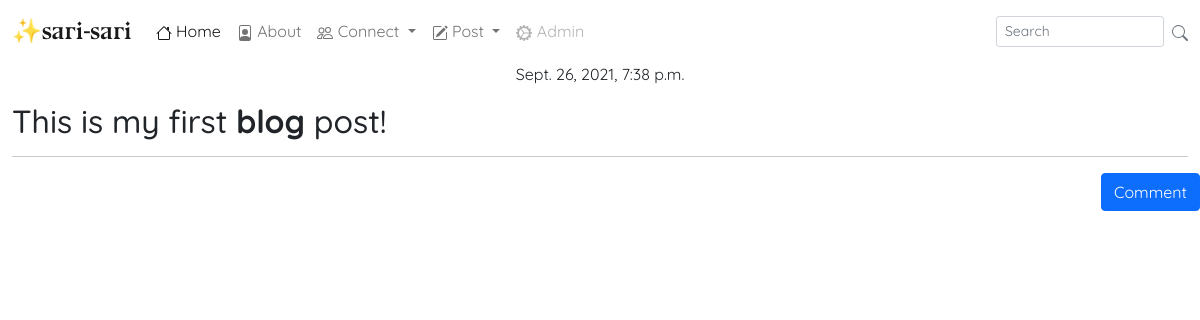
Page /post/7 on the committed database.
### blog/models.py (models this page shows, shortened)
class Post(models.Model):
    author = models.ForeignKey('auth.User',on_delete=models.CASCADE) # authorised user
    title = models.CharField(max_length=200)
    text = models.TextField()
    created_date = models.DateTimeField(default=timezone.now)
    published_date = models.DateTimeField(blank=True,null=True)

### blog/views.py (the view)
# urls.py: re_path(r'^post/(?P<pk>\d+)$',views.PostDetailView.as_view(),name='post_detail'),
class PostDetailView(DetailView):
    model = Post

### blog/templates/blog/post_detail.html (shortened to what this page needs)
{% extends 'blog/base.html' %}
{% block content %}
    {% if post.published_date %}
      <div class="date postdate">
        {{ post.published_date }}
      </div>
    {% else %}
      <a class="btn btn-success" href="{% url 'post_publish' pk=post.pk %}">Publish</a>
    {% endif %}
    <p class="postcontent">{{ post.text|safe|linebreaksbr}}</p>
    <hr>
    <a class="btn btn-primary btn-comment" href="{% url 'add_comment_to_post' pk=post.pk %}">Comment</a>
    <div class="container">
      {% for comment in post.comments.all %}
      <br>
        {% empty %}
        <p>No comments</p>
      {% endfor %}
    </div>
{% endblock %}

### blog/static/css/blog.css (style rules this page uses)
body { font-family: 'Quicksand', sans-serif; }
.postdate { text-align: center; }
.btn-comment { position: absolute; right: 0px; }
.loader { position:fixed; left:0; right:0; top:0; bottom:0; filter:hue-rotate(0deg); background:linear-gradient(45deg,#0f8,#08f); animation:hue 10000ms infinite linear; }

### rows in the picture
Post: published_date "Sept. 26, 2021, 7:38 p.m.", text "This is my first blog post!"
